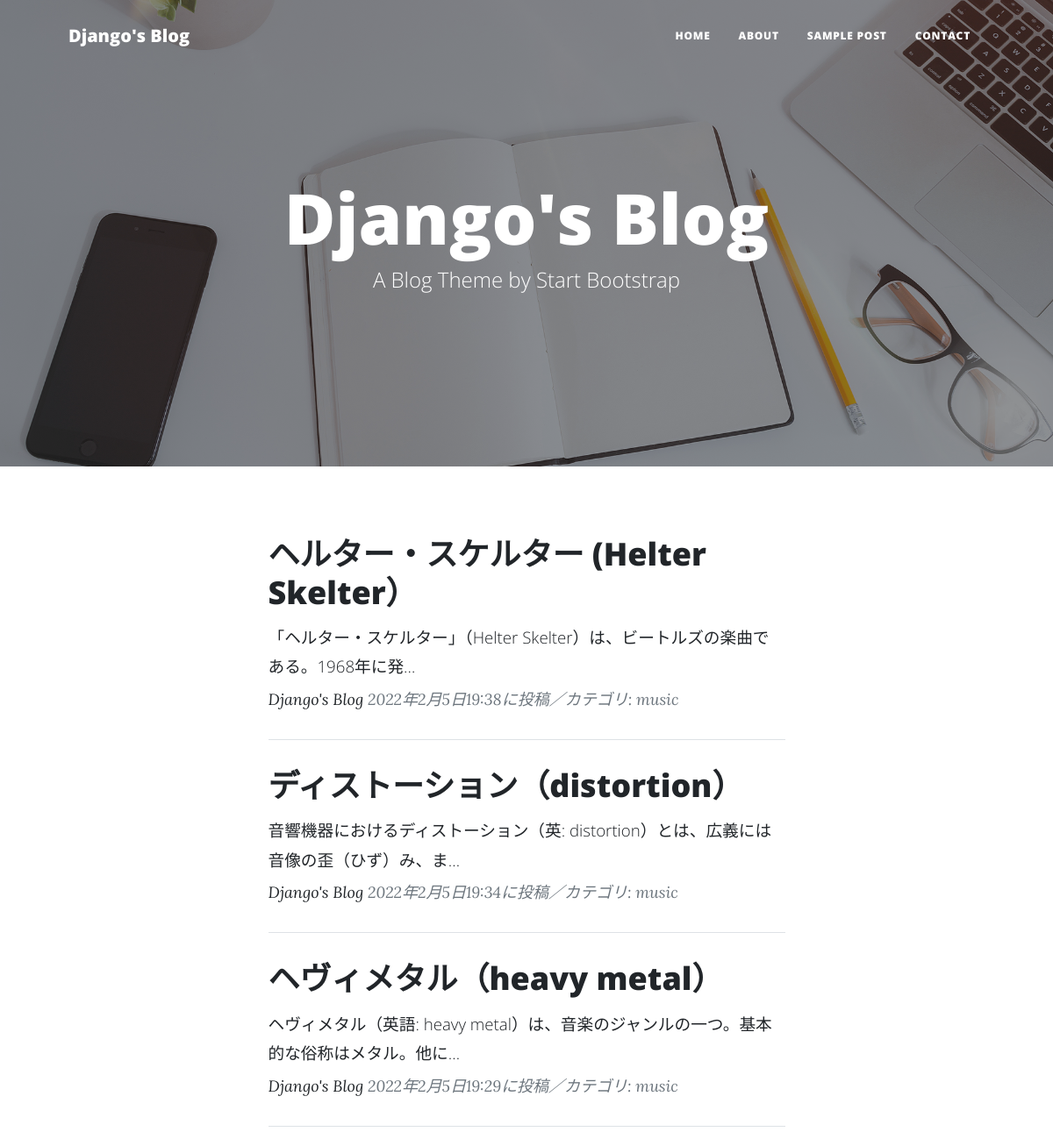
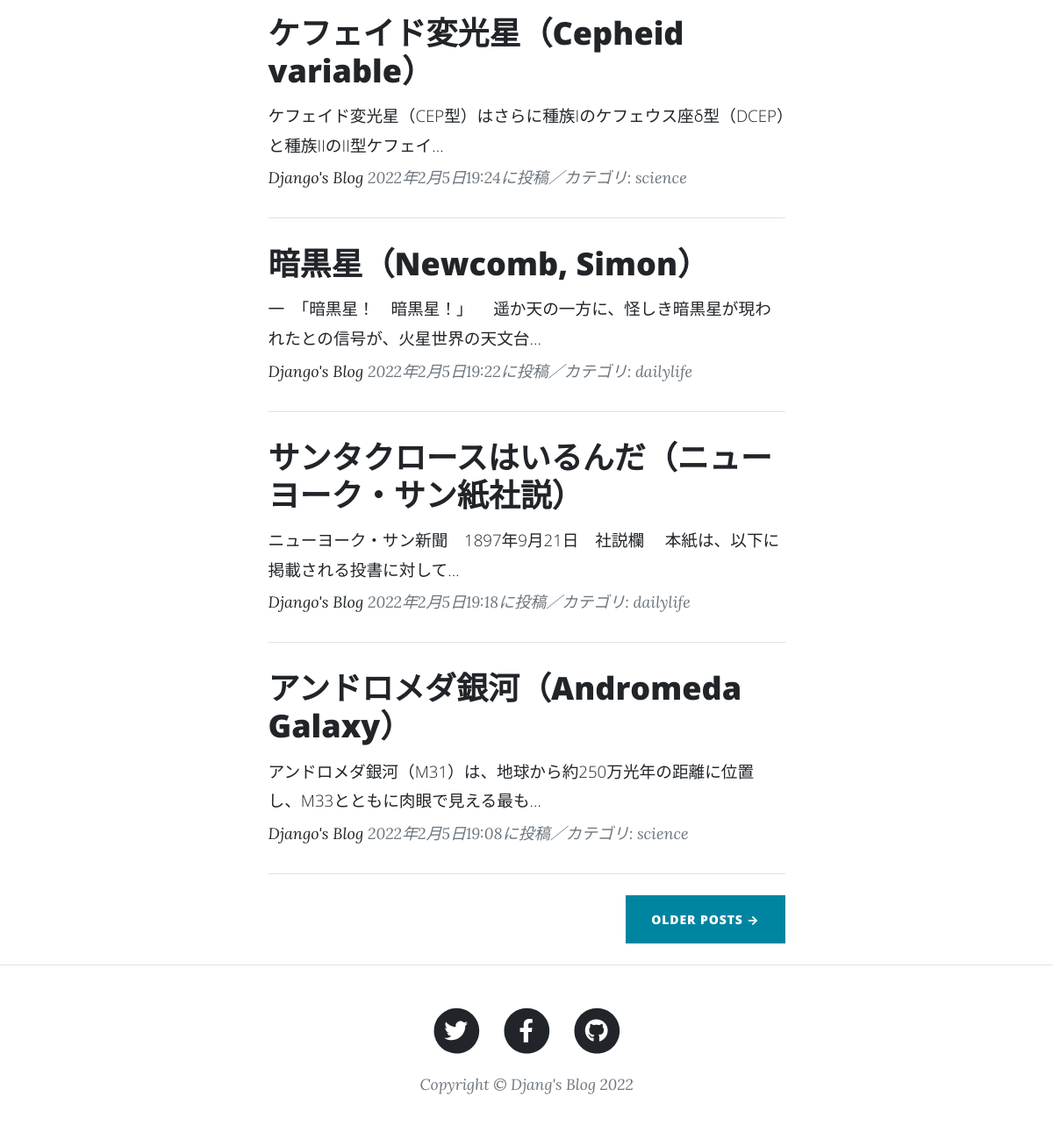
The page / on the database its author committed (2 pictures, top to bottom).
### blogapp/models.py (models this page shows, shortened)
class BlogPost(models.Model):
    CATEGORY = (('science', '科学のこと'),
                ('dailylife', '日常のこと'),
                ('music', '音楽のこと'))
    title = models.CharField(
        verbose_name='タイトル', # フィールドのタイトル
        max_length=200        # 最大文字数は200
        )
    content = models.TextField(
        verbose_name='本文'   # フィールドのタイトル
        )
    posted_at = models.DateTimeField(
        verbose_name='投稿日時', # フィールドのタイトル
        auto_now_add=True       # 日時を自動追加
        )
    category = models.CharField(
        verbose_name='カテゴリ', # フィールドのタイトル
        max_length=50,        # 最大文字数は50
        choices=CATEGORY # categoryフィールドにはCATEGORYの要素のみを登録
        )

### blogapp/views.py (the view)
# urls.py: path('', views.IndexView.as_view(), name='index'),
class IndexView(ListView):
    template_name ='index.html'
    context_object_name = 'orderby_records'
    queryset = BlogPost.objects.order_by('-posted_at')

### blogapp/templates/index.html (shortened to what this page needs)
{% load static %}
<!DOCTYPE html>
<html lang="ja">
    <head>
        <link href={% static 'css/styles.css' %}
              rel="stylesheet" />
    </head>
    <body>
        <nav class="navbar navbar-expand-lg navbar-light"
             id="mainNav">
            <div class="container px-4 px-lg-5">
                <a class="navbar-brand"
                   href={% url 'blogapp:index' %}>Django's Blog</a>
                <div class="collapse navbar-collapse"
                     id="navbarResponsive">
                    <ul class="navbar-nav ms-auto py-4 py-lg-0">
                        <li class="nav-item">
                            <a class="nav-link px-lg-3 py-3 py-lg-4"
                               href="{% url 'blogapp:index' %}">Home</a>
                        </li>
                        <li class="nav-item">
                            <a class="nav-link px-lg-3 py-3 py-lg-4"
                                href="about.html">About</a>
                        </li>
                        <li class="nav-item">
                            <a class="nav-link px-lg-3 py-3 py-lg-4"
                               href="post.html">Sample Post</a>
                        </li>
                        <li class="nav-item">
                            <a class="nav-link px-lg-3 py-3 py-lg-4"
                               href="contact.html">Contact</a>
                        </li>
                    </ul>
                </div>
            </div>
        </nav>
        <header class="masthead"
                style="background-image: url({% static 'assets/img/home-bg.jpg' %})">
            <div class="container position-relative px-4 px-lg-5">
                <div class="row gx-4 gx-lg-5 justify-content-center">
                    <div class="col-md-10 col-lg-8 col-xl-7">
                        <div class="site-heading">
                            <h1>Django's Blog</h1>
                            <span class="subheading">
                                A Blog Theme by Start Bootstrap
                            </span>
                        </div>
                    </div>
                </div>
            </div>
        </header>
        <div class="container px-4 px-lg-5">
            <div class="row gx-4 gx-lg-5 justify-content-center">
                <div class="col-md-10 col-lg-8 col-xl-7">
                    {% for record in orderby_records %}
                    <div class="post-preview">
                        <a href="{% url 'blogapp:blog_detail' record.pk %}">
                            <h2 class="post-title">
                                {{record.title}}</h2>
                            <h3 class="post-subtitle">
                                <span style="font-size : 14pt">
                                    {{record.content|truncatechars:50}}
                                </span>
                            </h3>
                        </a>
                        <p class="post-meta">
                            <a href="#">Django's Blog</a>
                            {{record.posted_at}}に投稿／カテゴリ:
                            {{record.category}}</p>
                    </div>
                    <hr class="my-4" />
                    {% endfor %}
                    <div class="d-flex justify-content-end mb-4">
                        <a class="btn btn-primary text-uppercase" href="#!">
                            Older Posts →
                        </a>
                    </div>
                </div>
            </div>
        </div>
        <footer class="border-top">
            <div class="container px-4 px-lg-5">
                <div class="row gx-4 gx-lg-5 justify-content-center">
                    <div class="col-md-10 col-lg-8 col-xl-7">
                        <ul class="list-inline text-center">
                            <li class="list-inline-item">
                                <a href="https://twitter.com/">
                                    <span class="fa-stack fa-lg">
                                        <i class="fas fa-circle fa-stack-2x"></i>
                                        <i class="fab fa-twitter fa-stack-1x fa-inverse"></i>
                                    </span>
                                </a>
                            </li>
                            <li class="list-inline-item">
                                <a href="https://www.facebook.com/">
                                    <span class="fa-stack fa-lg">
                                        <i class="fas fa-circle fa-stack-2x"></i>
                                        <i class="fab fa-facebook-f fa-stack-1x fa-inverse">
                                        </i>
                                    </span>
                                </a>
                            </li>
                            <li class="list-inline-item">
                                <a href="https://github.co.jp/">
                                    <span class="fa-stack fa-lg">
                                        <i class="fas fa-circle fa-stack-2x"></i>
                                        <i class="fab fa-github fa-stack-1x fa-inverse"></i>
                                    </span>
                                </a>
                            </li>
                        </ul>
                        <div class="small text-center text-muted fst-italic">
                            Copyright &copy; Djang's Blog 2022</div>
                    </div>
                </div>
            </div>
        </footer>
    </body>
</html>

### rows shown on the page
BlogPost: title "ヘルター・スケルター (Helter Skelter）", content "「ヘルター・スケルター」（Helter Skelter）は、ビートルズの楽曲である。1968年に発…", posted_at "2022年2月5日19:38", category "music"
BlogPost: title "ディストーション（distortion）", content "音響機器におけるディストーション（英: distortion）とは、広義には音像の歪（ひず）み、ま…", posted_at "2022年2月5日19:34", category "music"
BlogPost: title "ヘヴィメタル（heavy metal）", content "ヘヴィメタル（英語: heavy metal）は、音楽のジャンルの一つ。基本的な俗称はメタル。他に…", posted_at "2022年2月5日19:29", category "music"
BlogPost: title "ケフェイド変光星（Cepheid variable）", content "ケフェイド変光星（CEP型）はさらに種族Iのケフェウス座δ型（DCEP）と種族IIのII型ケフェイ…", posted_at "2022年2月5日19:24", category "science"
BlogPost: title "暗黒星（Newcomb, Simon）", content "一 「暗黒星！ 暗黒星！」 遥か天の一方に、怪しき暗黒星が現われたとの信号が、火星世界の天文台…", posted_at "2022年2月5日19:22", category "dailylife"
BlogPost: title "サンタクロースはいるんだ（ニューヨーク・サン紙社説）", content "ニューヨーク・サン新聞 1897年9月21日 社説欄 本紙は、以下に掲載される投書に対して…", posted_at "2022年2月5日19:18", category "dailylife"
BlogPost: title "アンドロメダ銀河（Andromeda Galaxy）", content "アンドロメダ銀河（M31）は、地球から約250万光年の距離に位置し、M33とともに肉眼で見える最も…", posted_at "2022年2月5日19:08", category "science"
